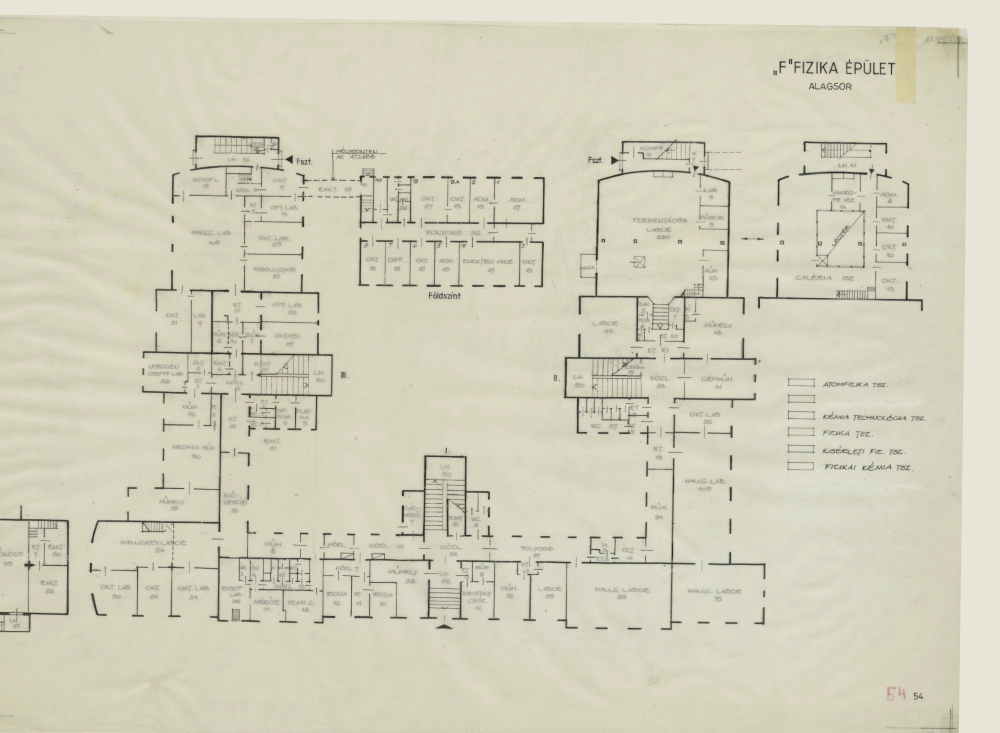
#> input picture app/web/sample/B1.jpg, 2000 x 1466 px (shown at 1/2 size); its folder holds only this picture in this run
$ python -i reg.py   (imports and definitions only)   (older library calls are emulated)
#> lines starting #> are read from the running program, lines starting #| are printed output that depends on the picture; after the words box and inside, x2 and y2 are one past the last pixel; in counts of white or black regions, pixels touching at a corner belong together
#> further down, picture is the input picture: shape (1466, 2000, 3); mean B, G, R 188, 208.8, 210.9
"""Sheet-to-sheet registration methods. Each returns a 3x3 matrix mapping mov sheet px to ref sheet px, or None."""
import json
from pathlib import Path

import cv2
import numpy as np

OUT = Path("data/lab/align")
# [2 lines not run here, left out]


def sheet(bid, i):
    return cv2.imread(str(OUT / f"sheets/{bid}/{i}.jpg"))


# [5 lines left out: function plan_box, not called in this run]


def ink(im, thresh=0.72):
    """Paper-normalised ink map, 0..1, so tint, stains and film edges do not count as structure."""
#> called with thresh = 0.72
    g = cv2.cvtColor(im, cv2.COLOR_BGR2GRAY).astype(np.float32)
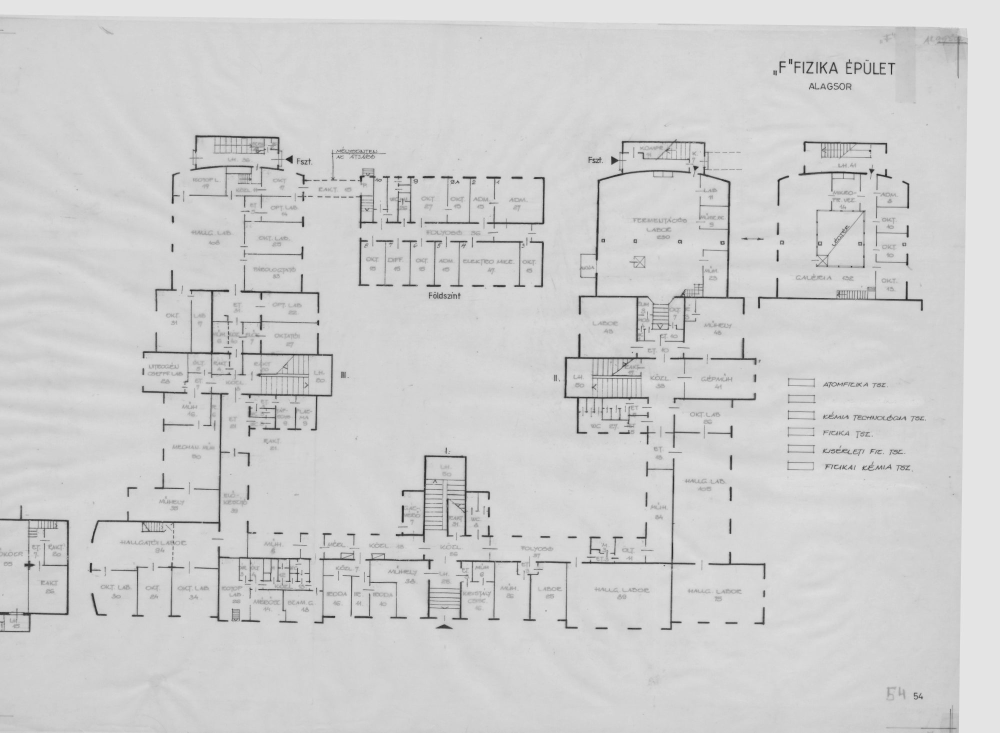
#> g: shape (1466, 2000) float32 (shown at 1/2 size); min 26, max 235, mean 207
    bg = cv2.medianBlur(cv2.resize(g, None, fx=0.1, fy=0.1, interpolation=cv2.INTER_AREA).astype(np.uint8), 15)
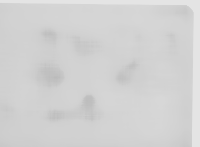
#> bg: shape (147, 200); min 187, max 228, mean 209.9
    bg = cv2.resize(bg.astype(np.float32), (g.shape[1], g.shape[0]), interpolation=cv2.INTER_LINEAR) + 1
#> bg: shape (1466, 2000) float32
    return (g / bg < thresh).astype(np.float32)
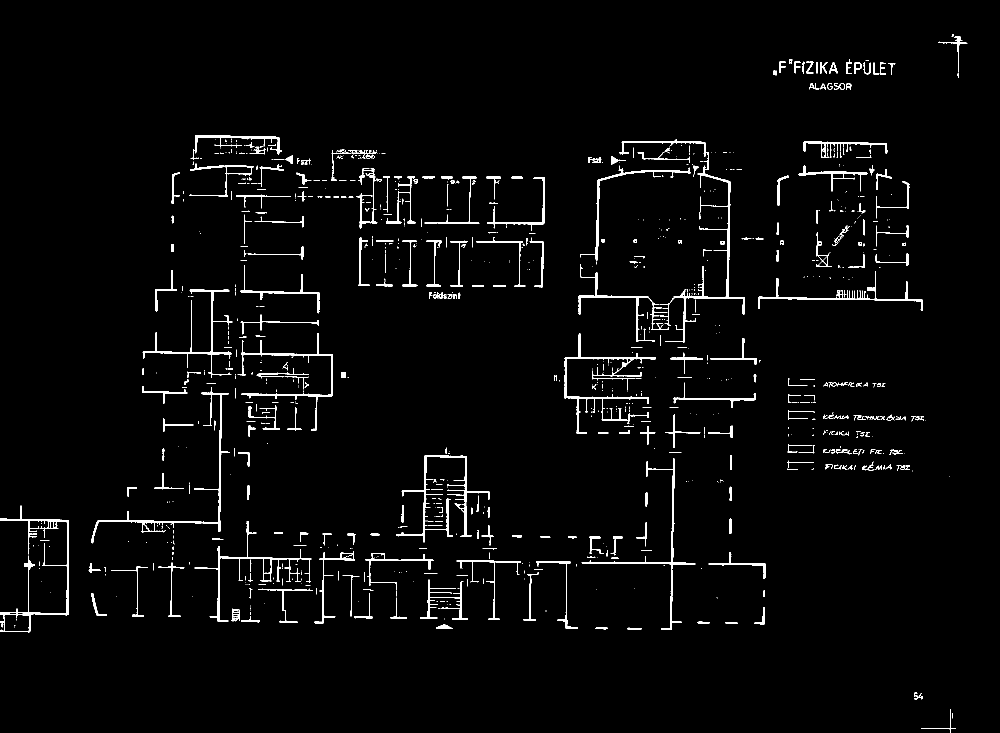
#> returned value: shape (1466, 2000) float32 (shown at 1/2 size); values 0 (black) and 1 (white), 2.5% white; 944 white regions (618 under 20 px), largest, box (x1, y1, x2, y2) and area: (1239, 278, 1490, 686) 3667, (1128, 667, 1312, 868) 3209, (0, 1011, 138, 1265) 3003


# [5 lines left out: function masked, not called in this run]


def h3(A):
    return np.vstack([A, [0, 0, 1]]).astype(np.float64)


# [4 lines left out: function sim, not called in this run]


def apply(H, pts):
    p = np.c_[np.asarray(pts, float), np.ones(len(pts))] @ H.T
    return p[:, :2] / p[:, 2:]


def warp(im, H, shape, border=255):
    return cv2.warpPerspective(im, H, (shape[1], shape[0]), flags=cv2.INTER_AREA if H[0, 0] < 0.8 else cv2.INTER_LINEAR, borderValue=border if im.ndim == 2 else (border,) * 3)


# ---------- baselines ----------
def identity(c):
    return np.eye(3)


# [12 lines left out: function _orb, not called in this run]


def orb_global(c):
    return _orb(c["mov_g"], c["ref_g"])


# [4 lines left out: function _boxmask, not called in this run]


def orb_mask(c):
    return _orb(c["mov_g"], c["ref_g"], _boxmask(c["mov_g"].shape, c["mov_box"]), _boxmask(c["ref_g"].shape, c["ref_box"]))


# [113 lines left out: functions bbox, bbox_translate, phase, coarse, matches, blocks, not called in this run]


def blocks_affine(c):
    return blocks(c, model="affine")


def blocks_homography(c):
    return blocks(c, model="homography")


# [16 lines left out: function ecc, not called in this run]


def ecc_affine(c):
    return ecc(c, motion=cv2.MOTION_AFFINE)


# [24 lines left out: functions outline, context, not called in this run]


METHODS = {"identity": identity, "orb_global": orb_global, "orb_mask": orb_mask, "bbox_translate": bbox_translate, "bbox": bbox, "phase": phase,
           "coarse": coarse, "outline": outline, "ecc": ecc, "ecc_affine": ecc_affine, "blocks": blocks, "blocks_affine": blocks_affine, "blocks_homography": blocks_homography}

# [15 lines not run here, left out]

>>> import cv2
>>> picture = cv2.imread('../../app/web/sample/B1.jpg')
>>> result = ink(picture)
